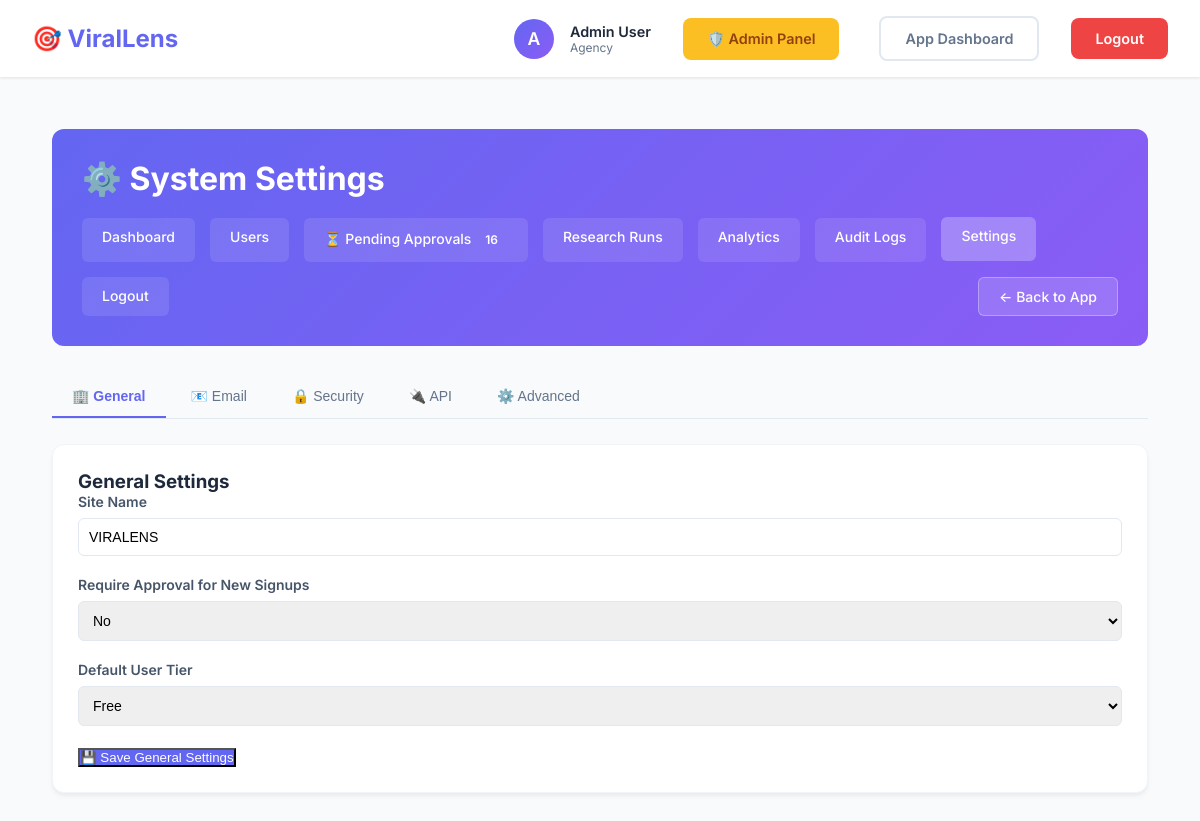
The page /admin/settings (signed in) on the database its author committed.
### models.py (models this page shows, shortened)
class User(UserMixin, db.Model):
    __tablename__ = 'users'
    id = db.Column(db.Integer, primary_key=True)
    email = db.Column(db.String(120), unique=True, nullable=False, index=True)
    username = db.Column(db.String(80), unique=True, nullable=False, index=True)
    password_hash = db.Column(db.String(255), nullable=False)
    full_name = db.Column(db.String(120))
    niche = db.Column(db.String(50))  # automotive, royal_family, tech, etc.
    subscription_tier = db.Column(db.String(20), default='free')  # free, pro, agency
    subscription_status = db.Column(db.String(20), default='active')  # active, cancelled, expired
    subscription_start = db.Column(db.DateTime)
    subscription_end = db.Column(db.DateTime)
    research_runs_this_month = db.Column(db.Integer, default=0)
    total_research_runs = db.Column(db.Integer, default=0)
    is_admin = db.Column(db.Boolean, default=False)
    is_active = db.Column(db.Boolean, default=True)
    created_at = db.Column(db.DateTime, default=datetime.utcnow)
    last_login = db.Column(db.DateTime)
    approval_status = db.Column(db.String(20), default='approved', nullable=False) # pending, approved, rejected
    approved_by = db.Column(db.Integer, db.ForeignKey('users.id'), nullable=True)
    approved_at = db.Column(db.DateTime, nullable=True)
    rejection_reason = db.Column(db.Text, nullable=True)
    admin_notes = db.Column(db.Text, nullable=True)
    onboarding_completed = db.Column(db.Boolean, default=False)
    onboarding_step = db.Column(db.Integer, default=1) # Track progress
    research_runs = db.relationship('ResearchRun', backref='user', lazy='dynamic', cascade='all, delete-orphan')
    keywords = db.relationship('Keyword', backref='user', lazy='dynamic', cascade='all, delete-orphan')
    competitors = db.relationship('Competitor', backref='user', lazy='dynamic', cascade='all, delete-orphan')
    user_config = db.relationship('UserConfig', backref='user', uselist=False, cascade='all, delete-orphan')
    approver = db.relationship('User', remote_side='User.id', foreign_keys=[approved_by])

### admin_routes.py (the view)
@admin_bp.route('/settings')
@login_required
@admin_required
def settings():
    settings = SystemSettings.query.all()
    settings_dict = {s.key: s for s in settings}
    return render_template('admin/settings.html', settings=settings_dict)

### admin_routes.py (called while the page is built)
@admin_bp.context_processor
def inject_pending_count():
    count = User.query.filter_by(approval_status='pending').count()
    return dict(pending_count=count)

### app.py (called while the page is built)
@login_manager.user_loader
def load_user(user_id):
    return User.query.get(int(user_id))

### utils/admin_utils.py (called while the page is built)
def admin_required(f):
    @wraps(f)
    def decorated_function(*args, **kwargs):
        if not current_user.is_authenticated:
            flash('Please log in to access this page.', 'error')
            return redirect(url_for('login'))
        if not current_user.is_admin:
            flash('Access denied. Admin privileges required.', 'error')
            return redirect(url_for('dashboard'))
        return f(*args, **kwargs)
    return decorated_function

### templates/admin/settings.html (shortened to what this page needs)
{% extends "admin/base_admin.html" %}
{% block header_title %}⚙️ System Settings{% endblock %}
{% block admin_content %}
<div class="tabs-container">
    <div class="tabs-nav">
        <button class="tab-button active" onclick="switchTab('general')">🏢 General</button>
        <button class="tab-button" onclick="switchTab('email')">📧 Email</button>
        <button class="tab-button" onclick="switchTab('security')">🔒 Security</button>
        <button class="tab-button" onclick="switchTab('api')">🔌 API</button>
        <button class="tab-button" onclick="switchTab('advanced')">⚙️ Advanced</button>
    </div>
    <div id="tab-general" class="tab-content active">
        <div class="section-card">
            <h3>General Settings</h3>
            <form method="post" action="{{ url_for('admin.update_settings') }}">
                <div class="form-group">
                    <label>Site Name</label>
                    <input type="text" name="setting_site_name"
                        value="{{ settings.site_name.value if settings.site_name else 'VIRALENS' }}">
                </div>
                <div class="form-group">
                    <label>Require Approval for New Signups</label>
                    <select name="setting_require_approval">
                        <option value="false" {% if not settings.require_approval or
                            settings.require_approval.value=='false' %}selected{% endif %}>No</option>
                    </select>
                </div>
                <div class="form-group">
                    <label>Default User Tier</label>
                    <select name="setting_default_tier">
                        <option value="free" >Free</option>
                    </select>
                </div>
                <button type="submit" class="btn-primary">💾 Save General Settings</button>
            </form>
        </div>
    </div>
</div>
{% endblock %}

### templates/base.html (shortened to what this page needs)
<!DOCTYPE html>
<html lang="en">
<head>
</head>
<body>
    <nav>
        <div class="container">
            <a href="{{ url_for('dashboard') }}" class="logo">
                🎯 ViralLens
            </a>
            {% if current_user.is_authenticated %}
            <div class="nav-right">
                <div class="user-info">
                    <div class="user-avatar">
                        {{ current_user.username[0].upper() }}
                    </div>
                    <div class="user-details">
                        <div class="user-name">{{ current_user.full_name or current_user.username }}</div>
                        <div class="user-tier">{{ current_user.subscription_tier }}</div>
                    </div>
                </div>
                {% if current_user.is_admin %}
                <a href="{{ url_for('admin.dashboard') }}" class="btn"
                    style="background: #fbbf24; color: #92400e; margin-right: 0.5rem;">🛡️ Admin Panel</a>
                {% endif %}
                <a href="{{ url_for('dashboard') }}" class="btn btn-outline">App Dashboard</a>
                <a href="{{ url_for('logout') }}" class="btn btn-danger">Logout</a>
            </div>
            {% endif %}
        </div>
    </nav>
    <div class="container">
        {% block content %}{% endblock %}
    </div>
</body>
</html>

### templates/base.html (style rules this page uses)
* { margin: 0; padding: 0; box-sizing: border-box; }
:root { --primary: #6366f1; --primary-dark: #4f46e5; --secondary: #8b5cf6; --success: #10b981; --danger: #ef4444; --warning: #f59e0b; --dark: #1e293b; --gray: #64748b; --light: #f8fafc; --white: #ffffff; }
body { font-family: 'Inter', -apple-system, BlinkMacSystemFont, 'Segoe UI', Roboto, sans-serif; background: var(--light); color: var(--dark); min-height: 100vh; }
nav { background: var(--white); box-shadow: 0 1px 3px rgba(0, 0, 0, 0.1); padding: 1rem 0; position: sticky; top: 0; z-index: 100; }
nav .container { max-width: 1400px; margin: 0 auto; padding: 0 2rem; display: flex; justify-content: space-between; align-items: center; }
.logo { font-size: 1.5rem; font-weight: 700; color: var(--primary); text-decoration: none; display: flex; align-items: center; gap: 0.5rem; }
.nav-right { display: flex; align-items: center; gap: 2rem; }
.user-info { display: flex; align-items: center; gap: 1rem; }
.user-avatar { width: 40px; height: 40px; border-radius: 50%; background: linear-gradient(135deg, var(--primary), var(--secondary)); display: flex; align-items: center; justify-content: center; color: white; font-weight: 600; font-size: 1.1rem; }
.user-details { display: flex; flex-direction: column; }
.user-name { font-weight: 600; color: var(--dark); font-size: 0.9rem; }
.user-tier { font-size: 0.75rem; color: var(--gray); text-transform: capitalize; }
.btn { padding: 0.75rem 1.5rem; border-radius: 0.5rem; text-decoration: none; font-weight: 600; transition: all 0.3s; display: inline-block; border: none; cursor: pointer; font-size: 0.9rem; }
.btn-primary { background: var(--primary); color: var(--white); }
.btn-danger { background: var(--danger); color: var(--white); }
.btn-outline { background: transparent; color: var(--gray); border: 2px solid #e2e8f0; }
.container { max-width: 1400px; margin: 0 auto; padding: 2rem; }

### templates/admin/base_admin.html (style rules this page uses)
.section-card { background: white; border-radius: 12px; padding: 25px; box-shadow: 0 4px 6px -1px rgba(0, 0, 0, 0.05), 0 2px 4px -1px rgba(0, 0, 0, 0.03); margin-bottom: 25px; border: 1px solid #f1f5f9; }
.form-group { margin-bottom: 20px; }
.form-group label { display: block; margin-bottom: 8px; font-weight: 600; color: #475569; font-size: 14px; }
.form-group input[type="text"], .form-group input[type="email"], .form-group input[type="password"], .form-group input[type="number"], .form-group select { width: 100%; padding: 10px 12px; border: 1px solid #cbd5e1; border-radius: 6px; font-size: 14px; transition: border-color 0.2s, box-shadow 0.2s; }

### templates/admin/settings.html (style rules this page uses)
.tabs-container { margin-top: 20px; }
.tabs-nav { display: flex; gap: 5px; margin-bottom: 25px; border-bottom: 1px solid #e2e8f0; padding-bottom: 0; overflow-x: auto; }
.tab-button { padding: 12px 20px; background: none; border: none; border-bottom: 2px solid transparent; color: #64748b; font-weight: 500; cursor: pointer; font-size: 14px; white-space: nowrap; transition: all 0.2s; }
.tab-button.active { color: #6366f1; border-bottom-color: #6366f1; font-weight: 600; background-color: #f8fafc; }
.tab-content { display: none; animation: fadeIn 0.3s ease; }
.tab-content.active { display: block; }
.form-group { margin-bottom: 20px; }
.form-group label { display: block; margin-bottom: 8px; font-weight: 600; color: #475569; font-size: 14px; }
.form-group input[type="text"], .form-group input[type="email"], .form-group input[type="password"], .form-group input[type="number"], .form-group select { width: 100%; padding: 10px; border: 1px solid #e2e8f0; border-radius: 6px; font-size: 14px; transition: border-color 0.2s; }

### rows shown on the page
User: username "A", full_name "Admin User", subscription_tier "Agency"

### other values the page prints
{{ pending_count }} "16"
